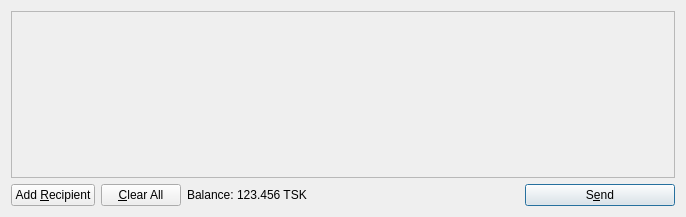
<?xml version="1.0" encoding="UTF-8"?>
<ui version="4.0">
 <class>SendCoinsDialog</class>
 <widget class="QDialog" name="SendCoinsDialog">
  <property name="geometry">
   <rect>
    <x>0</x>
    <y>0</y>
    <width>686</width>
    <height>217</height>
   </rect>
  </property>
  <property name="windowTitle">
   <string>Send Coins</string>
  </property>
  <layout class="QVBoxLayout" name="verticalLayout">
   <item>
    <widget class="QScrollArea" name="scrollArea">
     <property name="widgetResizable">
      <bool>true</bool>
     </property>
     <widget class="QWidget" name="scrollAreaWidgetContents">
      <property name="geometry">
       <rect>
        <x>0</x>
        <y>0</y>
        <width>666</width>
        <height>165</height>
       </rect>
      </property>
      <layout class="QVBoxLayout" name="verticalLayout_2">
       <property name="margin">
        <number>0</number>
       </property>
       <item>
        <layout class="QVBoxLayout" name="entries">
         <property name="spacing">
          <number>6</number>
         </property>
        </layout>
       </item>
       <item>
        <spacer name="verticalSpacer">
         <property name="orientation">
          <enum>Qt::Vertical</enum>
         </property>
         <property name="sizeHint" stdset="0">
          <size>
           <width>20</width>
           <height>40</height>
          </size>
         </property>
        </spacer>
       </item>
      </layout>
     </widget>
    </widget>
   </item>
   <item>
    <layout class="QHBoxLayout" name="horizontalLayout">
     <item>
      <widget class="QPushButton" name="addButton">
       <property name="toolTip">
        <string>Send to multiple recipients at once</string>
       </property>
       <property name="text">
        <string>Add &amp;Recipient</string>
       </property>
       <property name="icon">
        <iconset resource="../testkojn.qrc">
         <normaloff>:/icons/add</normaloff>:/icons/add</iconset>
       </property>
       <property name="autoDefault">
        <bool>false</bool>
       </property>
      </widget>
     </item>
     <item>
      <widget class="QPushButton" name="clearButton">
       <property name="sizePolicy">
        <sizepolicy hsizetype="Minimum" vsizetype="Fixed">
         <horstretch>0</horstretch>
         <verstretch>0</verstretch>
        </sizepolicy>
       </property>
       <property name="toolTip">
        <string>Remove all transaction fields</string>
       </property>
       <property name="text">
        <string>&amp;Clear All</string>
       </property>
       <property name="icon">
        <iconset resource="../testkojn.qrc">
         <normaloff>:/icons/remove</normaloff>:/icons/remove</iconset>
       </property>
       <property name="autoRepeatDelay">
        <number>300</number>
       </property>
       <property name="autoDefault">
        <bool>false</bool>
       </property>
      </widget>
     </item>
     <item>
      <layout class="QHBoxLayout" name="horizontalLayout_2">
       <property name="spacing">
        <number>3</number>
       </property>
       <item>
        <widget class="QLabel" name="label">
         <property name="text">
          <string>Balance:</string>
         </property>
        </widget>
       </item>
       <item>
        <widget class="QLabel" name="labelBalance">
         <property name="cursor">
          <cursorShape>IBeamCursor</cursorShape>
         </property>
         <property name="text">
          <string>123.456 TSK</string>
         </property>
         <property name="textInteractionFlags">
          <set>Qt::LinksAccessibleByMouse|Qt::TextSelectableByKeyboard|Qt::TextSelectableByMouse</set>
         </property>
        </widget>
       </item>
      </layout>
     </item>
     <item>
      <spacer name="horizontalSpacer">
       <property name="orientation">
        <enum>Qt::Horizontal</enum>
       </property>
       <property name="sizeHint" stdset="0">
        <size>
         <width>40</width>
         <height>20</height>
        </size>
       </property>
      </spacer>
     </item>
     <item>
      <widget class="QPushButton" name="sendButton">
       <property name="minimumSize">
        <size>
         <width>150</width>
         <height>0</height>
        </size>
       </property>
       <property name="toolTip">
        <string>Confirm the send action</string>
       </property>
       <property name="text">
        <string>S&amp;end</string>
       </property>
       <property name="icon">
        <iconset resource="../testkojn.qrc">
         <normaloff>:/icons/send</normaloff>:/icons/send</iconset>
       </property>
       <property name="default">
        <bool>true</bool>
       </property>
      </widget>
     </item>
    </layout>
   </item>
  </layout>
 </widget>
 <resources>
  <include location="../testkojn.qrc"/>
 </resources>
 <connections/>
</ui>
